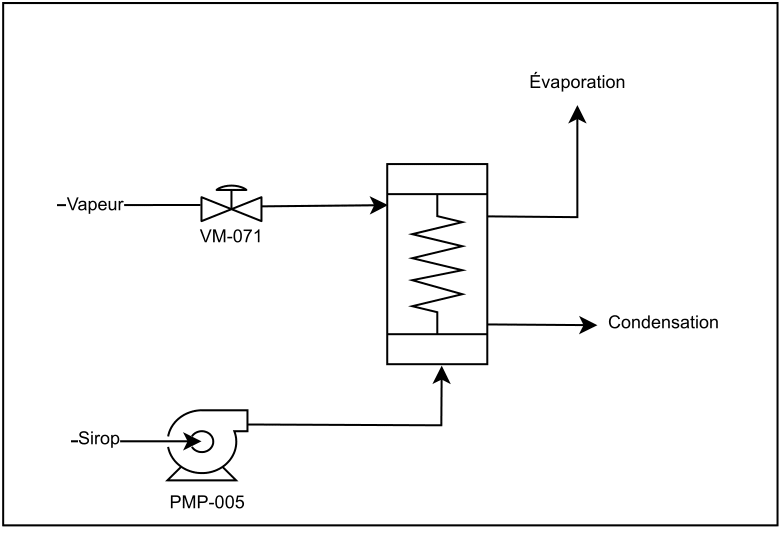
#> input picture HOG/SIMPLE-7-1.png, 781 x 539 px
$ python test2.py
#> lines starting #> are read from the running program, lines starting #| are printed output that depends on the picture
# -*- coding: utf-8 -*-
"""
Created on Sat Nov  5 14:59:51 2022

@author: aboug
"""

import cv2
import numpy as np
import matplotlib.pyplot as plt
import skimage.io, skimage.color


from skimage.feature import hog
from skimage import data, exposure
from skimage import feature
import random


def substract(img1,img2):
   for i in range(0, img1.shape[0]):
    for j in range(0, img1.shape[1]):
        color_1 = img1[i][j][2]
        color_2 = img2[i][j][2]
        if (color_1 == color_2):
            img[i][j] = 255
        pass
    pass

def convert(img, target_type_min, target_type_max, target_type):
    imin = img.min()
    imax = img.max()

    a = (target_type_max - target_type_min) / (imax - imin)
    b = target_type_max - a * imax
    new_img = (a * img + b).astype(target_type)
    return new_img

horizontal_mask = np.array([-1, 0, 1])
vertical_mask = np.array([[-1],
                             [0],
                             [1]])
img = cv2.imread('SIMPLE-7-1.png')
#> img is the input picture: shape (539, 781, 3); min 0, max 255, mean 247

################ MORPHOLOGIE #################
#morphologie

kernel = np.ones((1, 120), np.uint8)
kernel2 = np.ones((10,1), np.uint8)
kernel3 = np.ones((1,10), np.uint8)
kernel4 = np.ones((1,5), np.uint8)

(thresh, img_b) = cv2.threshold(img, 127, 255, cv2.THRESH_BINARY)
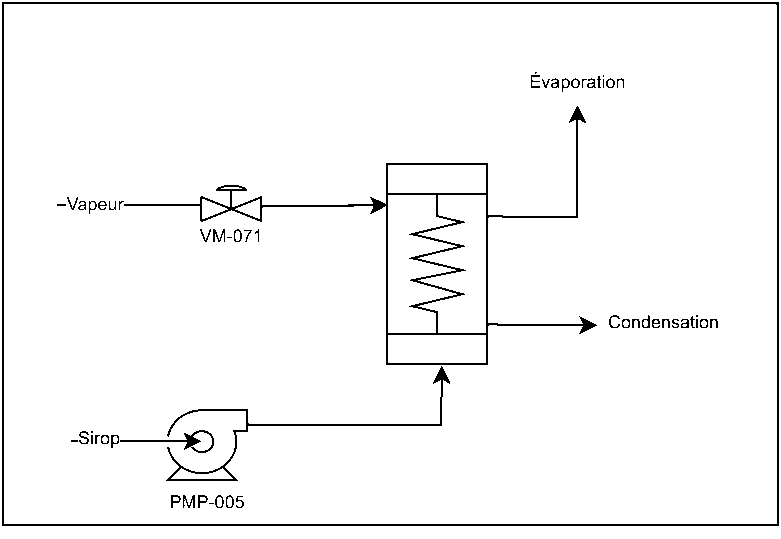
#> img_b: shape (539, 781, 3); 96.9% white; black in thin lines or dots


# [9 lines of commented-out code are left out]


cv2.imshow('input',img)

cv2.waitKey(0)

################ patch valve #################
patch = cv2.imread('bb.png',0)
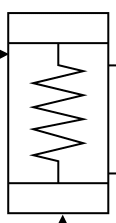
#> input picture HOG/bb.png, 116 x 223 px
#> patch is the input picture: shape (223, 116); min 0, max 255, mean 229.3


patch_resize = cv2.resize(patch, (230,230))
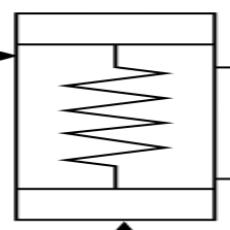
#> patch_resize: shape (230, 230); min 0, max 255, mean 229.3
cv2.imshow('input',patch_resize)

cv2.waitKey(0)


im = plt.imread('a.png',0)
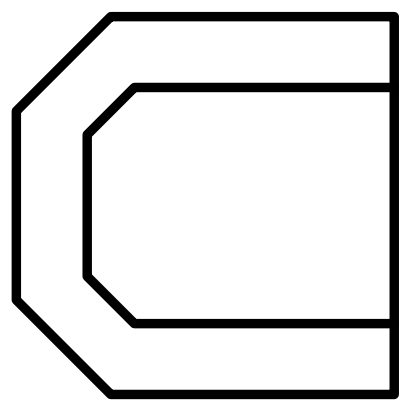
#> input picture HOG/a.png, 415 x 413 px
#> im is the input picture: shape (413, 415, 4) float32; mean R, G, B, A 0.88, 0.88, 0.88, 1


####################################
fd, hog_image = hog(patch_resize, orientations=8, pixels_per_cell=(200, 200),
                    cells_per_block=(1, 1), visualize=True)
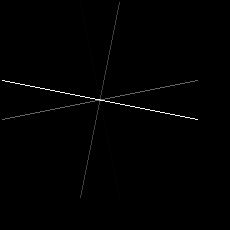
#> hog_image: shape (230, 230) float64; min 0, max 19.38, mean 0.118; drawn with min black and max white
#> fd = [0.576, 0.0118, 0.0275, 0.576, 0.576, 0.0275, 0.0124, 0.0632]

fig, (ax1, ax2) = plt.subplots(1, 2, figsize=(8, 4), sharex=True, sharey=True)

ax1.axis('off')
ax1.imshow(patch_resize, cmap=plt.cm.gray)
ax1.set_title('Input image')

# Rescale histogram for better display
hog_image_valve = exposure.rescale_intensity(hog_image, in_range=(0, 10))

ax2.axis('off')
ax2.imshow(hog_image_valve, cmap=plt.cm.gray)
ax2.set_title('Histogram of Oriented Gradients')
plt.show()

x = np.arange(0,8,1)
plt.bar(x,fd)
plt.show()
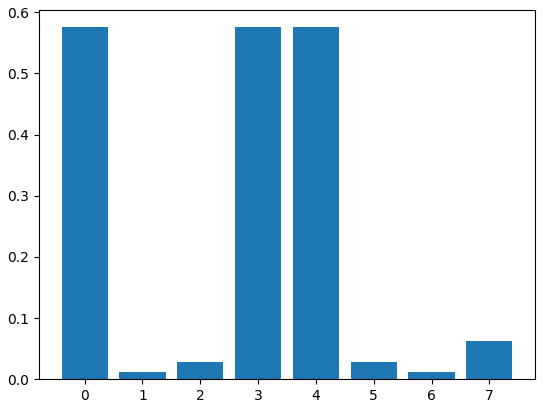
#> figure drawn by matplotlib, 1 panel

###################################################

################ DETECTION ###################
ss = cv2.ximgproc.segmentation.createSelectiveSearchSegmentation()
ss.setBaseImage(img)
ss.switchToSelectiveSearchQuality()
rects = ss.process()

Sauvegarde = []
good_pos = []
val_mean = 10000000
for i in range(0, len(rects), 100):
    # clone the original image so we can draw on it
    output = img.copy()
    # loop over the current subset of region proposals
    for (x, y, w, h) in rects[i:i + 100]:
        # draw the region proposal bounding box on the image
        #color = [random.randint(0, 255) for j in range(0, 3)]
        #cv2.rectangle(output, (x, y), (x + w, y + h), color, 2)

        cropped_image = output[int(y):int(y+h),int(x):int(x+w)]
        local_im = cv2.resize(cropped_image, (230,230))

#> (the run stopped early here; a loop or call above may not have finished)
